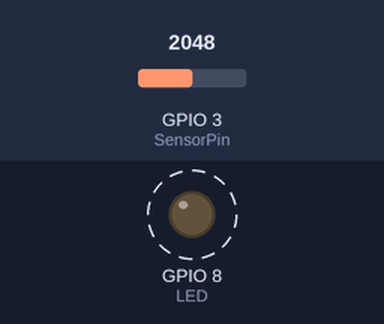
A sketch run on a simulated ESP32-C3. On the bench: output pins drawn as LEDs (lit = HIGH). Dashed ring = blinking. The test bench sets the inputs (shaded band); at power-on: GPIO 3 (SensorPin) = 2048 (analog values on the 0–4095 scale). What the sketch prints to the serial monitor is not drawn.

Above: at 1.9 s.
Timing chart, 0 to 5.2 s (numbered marks = the images above):
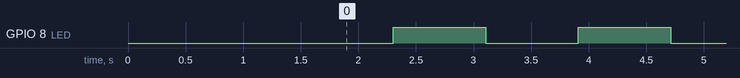

Measured:
- by itself, GPIO 8 (LED): alternates HIGH for 0.80 s and LOW for 0.80 s

The sketch:

esp32c3_ph_test.ino
```cpp
/*
  pH meter test for the ESP32-C3 Super Mini
  (DFRobot SEN0161 "analog pH meter" sample code, ported from the Arduino UNO version)

  Same formula and output as the UNO sketch:  pH = 3.5 x Voltage + Offset
  and the same "Voltage:2.06    pH value: 7.22" lines, so serial_bridge.py still works.

  What changed for the ESP32-C3:
    * 12-bit ADC (0-4095) instead of 10-bit, and 3.3 V logic instead of 5 V.
      analogReadMilliVolts() uses the chip's factory calibration, so no 5.0/1024 maths.
    * The pH board runs on 5 V and its output can go above what the C3 may read
      (~2.5 V usable, 3.3 V absolute max). It goes through a 10k + 10k divider, and
      DIVIDER = 2.0 multiplies the voltage back. Without resistors set DIVIDER 1.0, but
      then pH above ~8.7 reads wrong and above ~11 can damage the pin.
    * Pin GPIO3 instead of A0 (ADC1 pin: still works while Wi-Fi is on).
    * On-board LED is GPIO8 and lights when LOW.

  Wiring (pH board -> ESP32-C3 Super Mini)
    V+ / VCC  -> 5V
    GND / -   -> GND
    Po / A    -> 10 kOhm -> GPIO3,  and GPIO3 -> 10 kOhm -> GND

  Arduino IDE: board "ESP32C3 Dev Module", Tools -> USB CDC On Boot: Enabled,
  Serial Monitor at 115200.
*/
#define SensorPin 3            // GPIO3 (ADC1)
#define Offset 0.00            // deviation compensate (pH in a pH 7.00 buffer: Offset = 7.00 - reading)
#define DIVIDER 2.0            // 10k + 10k divider; 1.0 if the output is wired straight to the pin
#define LED 8                  // on-board blue LED, lit when LOW
#define samplingInterval 20
#define printInterval 800
#define ArrayLenth 40          // times of collection
int pHArray[ArrayLenth];       // store the sensor readings in millivolts (at the pin)
int pHArrayIndex = 0;

double avergearray(int* arr, int number);

void setup(void)
{
  pinMode(LED, OUTPUT);
  Serial.begin(115200);
  delay(1500);                         // give the USB serial port time to appear
  analogReadResolution(12);
  analogSetAttenuation(ADC_11db);      // 0 to ~2.5 V on the ESP32-C3
  for (int i = 0; i < ArrayLenth; i++) pHArray[i] = analogReadMilliVolts(SensorPin);
  Serial.println("pH meter experiment! (ESP32-C3)");
}

void loop(void)
{
  static unsigned long samplingTime = millis();
  static unsigned long printTime = millis();
  static float pHValue, voltage;
  if (millis() - samplingTime > samplingInterval)
  {
    pHArray[pHArrayIndex++] = analogReadMilliVolts(SensorPin);
    if (pHArrayIndex == ArrayLenth) pHArrayIndex = 0;
    voltage = avergearray(pHArray, ArrayLenth) / 1000.0 * DIVIDER;   // board output volts
    pHValue = 3.5 * voltage + Offset;
    samplingTime = millis();
  }
  if (millis() - printTime > printInterval)   // every 800 ms print the value and toggle the LED
  {
    Serial.print("Voltage:");
    Serial.print(voltage, 2);
    Serial.print("    pH value: ");
    Serial.println(pHValue, 2);
    digitalWrite(LED, digitalRead(LED) ^ 1);
    printTime = millis();
  }
}

// Average without the highest and lowest reading (same as the DFRobot sample).
double avergearray(int* arr, int number)
{
  int i;
  int max, min;
  double avg;
  long amount = 0;
  if (number <= 0) {
    Serial.println("Error number for the array to avraging!");
    return 0;
  }
  if (number < 5) {   // less than 5, calculated directly statistics
    for (i = 0; i < number; i++) amount += arr[i];
    avg = (double)amount / number;
    return avg;
  }
  if (arr[0] < arr[1]) { min = arr[0]; max = arr[1]; }
  else { min = arr[1]; max = arr[0]; }
  for (i = 2; i < number; i++) {
    if (arr[i] < min) {
      amount += min;        // arr < min
      min = arr[i];
    } else if (arr[i] > max) {
      amount += max;        // arr > max
      max = arr[i];
    } else {
      amount += arr[i];     // min <= arr <= max
    }
  }
  avg = (double)amount / (number - 2);
  return avg;
}
```
